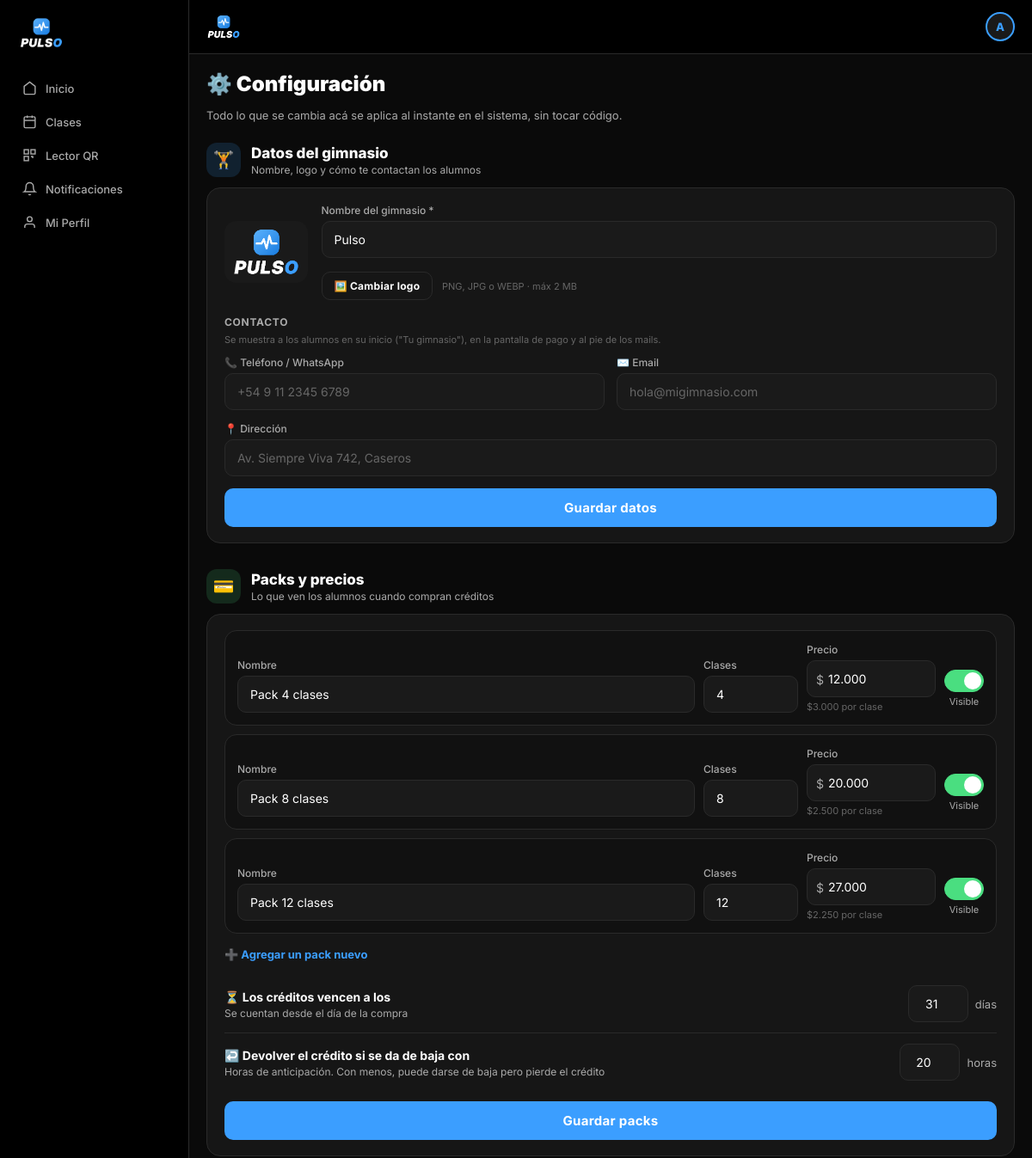
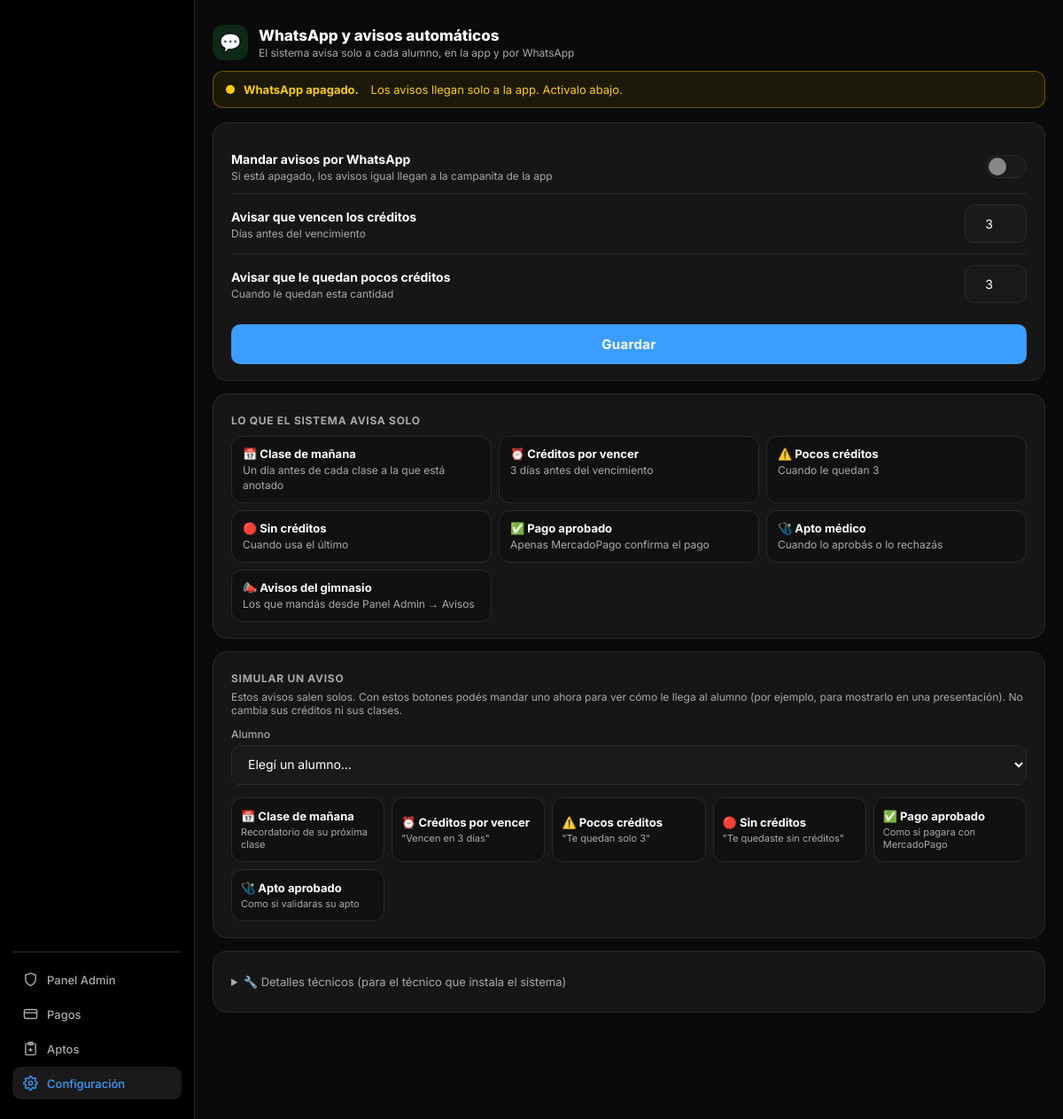
The app's page /admin_configuracion.php (signed in) with its own data (2 pictures, top to bottom).
### tables this page shows
CREATE TABLE IF NOT EXISTS configuracion (
  id int(11) NOT NULL DEFAULT 1,
  nombre_gimnasio varchar(100) NOT NULL DEFAULT 'Pulso',
  logo varchar(255) NOT NULL DEFAULT 'logo_pulso.png',
  email_contacto varchar(150) DEFAULT '',
  telefono varchar(30) DEFAULT '',
  direccion varchar(200) DEFAULT '',
  dias_vencimiento int(11) NOT NULL DEFAULT 31,
  whatsapp_activo tinyint(1) NOT NULL DEFAULT 0,
  dias_aviso_vencimiento int(11) NOT NULL DEFAULT 3,
  creditos_aviso int(11) NOT NULL DEFAULT 3,
  horas_cancelacion int(11) NOT NULL DEFAULT 20,
  PRIMARY KEY (id)
);

CREATE TABLE IF NOT EXISTS packs (
  id int(11) NOT NULL AUTO_INCREMENT,
  nombre varchar(60) NOT NULL,
  creditos int(11) NOT NULL,
  precio decimal(10,2) NOT NULL,
  activo tinyint(1) DEFAULT 1,
  PRIMARY KEY (id)
);

### config.php (called while the page is built, shortened)
<?php
function cfg($clave, $por_defecto = '')
{
    global $conex;
    static $datos = null;
    if ($datos === null) {
        $res = mysqli_query($conex, "SELECT * FROM configuracion WHERE id = 1");
        $datos = ($res && mysqli_num_rows($res) > 0) ? mysqli_fetch_assoc($res) : array();
    }
    return (isset($datos[$clave]) && $datos[$clave] !== '') ? $datos[$clave] : $por_defecto;
}
function gym_nombre() { return htmlspecialchars(cfg('nombre_gimnasio', 'Pulso')); }
function gym_logo()   { return htmlspecialchars(cfg('logo', 'logo_pulso.png')); }
function env_valor($clave)
{
    if (!empty($_ENV[$clave]))    return trim($_ENV[$clave]);
    static $env = null;
    return isset($env[$clave]) ? $env[$clave] : '';
}
require_once __DIR__ . '/notificar.php';

### auth.php (called while the page is built, shortened)
<?php
require_once __DIR__ . '/config.php';
function rol_actual()
{
    return isset($_SESSION['rol']) ? $_SESSION['rol'] : 'alumno';
}
function inicial_usuario_actual()
{
    return strtoupper(substr($_SESSION['usuario'], 0, 1));
}
?>

### notificar.php (called while the page is built, shortened)
<?php
function wa_proveedor()
{
    $p = strtolower(env_valor('WA_PROVEEDOR'));
    if (in_array($p, array('twilio', 'meta', 'greenapi'))) return $p;
    return env_valor('TWILIO_SID') !== '' ? 'twilio' : 'meta';
}
function wa_claves()
{
    switch (wa_proveedor()) {
        case 'greenapi': return array('GREEN_API_URL', 'GREEN_ID_INSTANCE', 'GREEN_API_TOKEN');
    }
}
function wa_claves_ok()
{
    return true;
}

### admin_configuracion.php (the view, shortened to what this page needs)
<?php
require_once 'auth.php';
$pagina_activa = 'config';
function v($c) { return htmlspecialchars(cfg($c)); }
$wa_activo  = cfg('whatsapp_activo', '0') == '1';
$wa_listo   = wa_claves_ok();
$packs      = mysqli_query($conex, "SELECT * FROM packs ORDER BY activo DESC, creditos");
?>
<!DOCTYPE html>
<html lang="es">
<head>
  <link rel="stylesheet" href="styles.css">
</head>
<body>
<?php include '_layout_nav.php'; ?>
<div class="page-body">
  <div class="page-title">⚙️ Configuración</div>
  <p style="color:var(--text2);font-size:13px;margin:-6px 0 24px">Todo lo que se cambia acá se aplica al instante en el sistema, sin tocar código.</p>
  <section class="cfg-sec" id="gym">
    <div class="cfg-head">
      <div class="cfg-ico" style="background:rgba(59,158,255,.15)">🏋️</div>
      <div><h2>Datos del gimnasio</h2><p>Nombre, logo y cómo te contactan los alumnos</p></div>
    </div>
    <form method="post" action="admin_configuracion.php#gym" enctype="multipart/form-data" class="card-tp">
      <div style="display:flex;align-items:center;gap:16px;margin-bottom:18px;flex-wrap:wrap">
        <img src="<?= gym_logo() ?>" alt="Logo" id="logo-prev" style="height:72px;width:auto;max-width:150px;object-fit:contain;background:var(--bg3);border-radius:14px;padding:8px">
        <div style="flex:1;min-width:200px">
          <div class="field" style="margin-bottom:6px">
            <label>Nombre del gimnasio *</label>
            <input type="text" name="nombre_gimnasio" value="<?= v('nombre_gimnasio') ?>" required>
          </div>
          <label class="btn btn-outline" style="display:inline-block;width:auto;padding:8px 14px;font-size:12px;cursor:pointer">
            🖼️ Cambiar logo <input type="file" name="logo" accept="image/png,image/jpeg,image/webp" style="display:none"
          </label>
          <span style="font-size:11px;color:var(--text3);margin-left:6px">PNG, JPG o WEBP · máx 2 MB</span>
        </div>
      </div>
      <div class="sub">Contacto</div>
      <p class="hint" style="margin-top:-4px">Se muestra a los alumnos en su inicio ("Tu gimnasio"), en la pantalla de pago y al pie de los mails.</p>
      <div class="grid2">
        <div class="field"><label>📞 Teléfono / WhatsApp</label><input type="tel" name="telefono" value="<?= v('telefono') ?>" placeholder="+54 9 11 2345 6789"></div>
        <div class="field"><label>✉️ Email</label><input type="email" name="email_contacto" value="<?= v('email_contacto') ?>" placeholder="hola@migimnasio.com"></div>
      </div>
      <div class="field"><label>📍 Dirección</label><input type="text" name="direccion" value="<?= v('direccion') ?>" placeholder="Av. Siempre Viva 742, Caseros"></div>
      <button class="btn btn-blue">Guardar datos</button>
    </form>
  </section>
  <section class="cfg-sec" id="packs">
    <div class="cfg-head">
      <div class="cfg-ico" style="background:rgba(74,222,128,.15)">💳</div>
      <div><h2>Packs y precios</h2><p>Lo que ven los alumnos cuando compran créditos</p></div>
    </div>
    <form method="post" action="admin_configuracion.php#packs" class="card-tp">
      <?php while ($pk = mysqli_fetch_assoc($packs)): $i = (int)$pk['id']; $xc = $pk['creditos'] > 0 ? $pk['precio'] / $pk['creditos'] : 0; ?>
      <div class="pack <?= $pk['activo'] ? '' : 'off' ?>">
        <div class="field nom"><label>Nombre</label><input type="text" name="pack[<?= $i ?>][nombre]" value="<?= htmlspecialchars($pk['nombre']) ?>"></div>
        <div class="field"><label>Clases</label><input type="number" name="pack[<?= $i ?>][creditos]" min="1" value="<?= (int)$pk['creditos'] ?>"></div>
        <div class="field">
          <label>Precio</label>
          <div class="peso"><input type="text" inputmode="numeric" name="pack[<?= $i ?>][precio]" value="<?= number_format($pk['precio'], 0, ',', '.') ?>"></div>
          <div class="xclase">$<?= number_format($xc, 0, ',', '.') ?> por clase</div>
        </div>
        <div class="act">
          <label class="switch"><input type="checkbox" name="pack[<?= $i ?>][activo]" <?= $pk['activo'] ? 'checked' : '' ?> onchange="this.closest('.pack').classList.toggle('off', !this.checked)"><span></span></label>
          <?= $pk['activo'] ? 'Visible' : 'Oculto' ?>
        </div>
      </div>
      <?php endwhile; ?>
      <details class="nuevo">
        <summary>➕ Agregar un pack nuevo</summary>
      </details>
      <div class="fila" style="margin-top:10px">
        <div><b>⏳ Los créditos vencen a los</b><small>Se cuentan desde el día de la compra</small></div>
        <div style="display:flex;align-items:center;gap:8px"><div class="field" style="margin:0"><input class="num" type="number" name="dias_vencimiento" min="1" max="365" value="<?= (int)cfg('dias_vencimiento', 31) ?>"></div><span style="color:var(--text2);font-size:13px">días</span></div>
      </div>
      <div class="fila">
        <div><b>↩️ Devolver el crédito si se da de baja con</b><small>Horas de anticipación. Con menos, puede darse de baja pero pierde el crédito</small></div>
        <div style="display:flex;align-items:center;gap:8px"><div class="field" style="margin:0"><input class="num" type="number" name="horas_cancelacion" min="0" max="168" value="<?= (int)cfg('horas_cancelacion', 20) ?>"></div><span style="color:var(--text2);font-size:13px">horas</span></div>
      </div>
      <button class="btn btn-blue" style="margin-top:12px">Guardar packs</button>
    </form>
  </section>
  <section class="cfg-sec" id="whatsapp">
    <div class="cfg-head">
      <div class="cfg-ico" style="background:rgba(37,211,102,.15)">💬</div>
      <div><h2>WhatsApp y avisos automáticos</h2><p>El sistema avisa solo a cada alumno, en la app y por WhatsApp</p></div>
    </div>
    <?php if ($wa_listo && $wa_activo): ?>
      <div class="estado" style="background:rgba(37,211,102,.1);border:1px solid rgba(37,211,102,.35);color:#25d366"><span class="dot" style="background:#25d366"></span><b>WhatsApp conectado y activado.</b>&nbsp;Los avisos salen solos.</div>
    <?php elseif ($wa_listo): ?>
      <div class="estado" style="background:rgba(250,204,21,.08);border:1px solid rgba(250,204,21,.35);color:#facc15"><span class="dot" style="background:#facc15"></span><b>WhatsApp apagado.</b>&nbsp;Los avisos llegan solo a la app. Activalo abajo.</div>
    <?php else: ?>
      <div class="estado" style="background:rgba(248,113,113,.08);border:1px solid rgba(248,113,113,.35);color:var(--red)"><span class="dot" style="background:var(--red)"></span><b>WhatsApp sin configurar.</b>&nbsp;Los avisos llegan solo a la app.</div>
    <?php endif; ?>
    <form method="post" action="admin_configuracion.php#whatsapp" class="card-tp" style="margin-bottom:14px">
      <div class="fila">
        <div><b>Mandar avisos por WhatsApp</b><small>Si está apagado, los avisos igual llegan a la campanita de la app</small></div>
        <label class="switch"><input type="checkbox" name="whatsapp_activo" <?= $wa_activo ? 'checked' : '' ?>><span></span></label>
      </div>
      <div class="fila">
        <div><b>Avisar que vencen los créditos</b><small>Días antes del vencimiento</small></div>
        <div class="field" style="margin:0"><input class="num" type="number" name="dias_aviso_vencimiento" min="1" max="15" value="<?= (int)cfg('dias_aviso_vencimiento', 3) ?>"></div>
      </div>
      <div class="fila">
        <div><b>Avisar que le quedan pocos créditos</b><small>Cuando le quedan esta cantidad</small></div>
        <div class="field" style="margin:0"><input class="num" type="number" name="creditos_aviso" min="0" max="20" value="<?= (int)cfg('creditos_aviso', 3) ?>"></div>
      </div>
      <button class="btn btn-blue" style="margin-top:12px">Guardar</button>
    </form>
    <div class="card-tp" style="margin-bottom:14px">
      <div class="sub">Lo que el sistema avisa solo</div>
      <div class="auto">
        <div><b>📅 Clase de mañana</b>Un día antes de cada clase a la que está anotado</div>
        <div><b>⏰ Créditos por vencer</b><?= (int)cfg('dias_aviso_vencimiento', 3) ?> días antes del vencimiento</div>
        <div><b>⚠️ Pocos créditos</b>Cuando le quedan <?= (int)cfg('creditos_aviso', 3) ?></div>
        <div><b>🔴 Sin créditos</b>Cuando usa el último</div>
        <div><b>✅ Pago aprobado</b>Apenas MercadoPago confirma el pago</div>
        <div><b>🩺 Apto médico</b>Cuando lo aprobás o lo rechazás</div>
        <div><b>📣 Avisos del gimnasio</b>Los que mandás desde Panel Admin → Avisos</div>
      </div>
    </div>
    <form method="post" action="admin_configuracion.php#whatsapp" class="card-tp" style="margin-bottom:14px">
      <div class="sub">Simular un aviso</div>
      <p style="font-size:12px;color:var(--text2);margin:-4px 0 12px">Estos avisos salen solos. Con estos botones podés mandar uno ahora para ver cómo le llega al alumno (por ejemplo, para mostrarlo en una presentación). No cambia sus créditos ni sus clases.</p>
      <div class="field">
        <label>Alumno</label>
        <select name="alumno_id" required>
          <option value="">Elegí un alumno…</option>
        </select>
      </div>
      <div class="sim">
        <button name="tipo" value="clase">📅 Clase de mañana<small>Recordatorio de su próxima clase</small></button>
        <button name="tipo" value="vencimiento">⏰ Créditos por vencer<small>"Vencen en <?= (int)cfg('dias_aviso_vencimiento', 3) ?> días"</small></button>
        <button name="tipo" value="pocos">⚠️ Pocos créditos<small>"Te quedan solo <?= (int)cfg('creditos_aviso', 3) ?>"</small></button>
        <button name="tipo" value="sin">🔴 Sin créditos<small>"Te quedaste sin créditos"</small></button>
        <button name="tipo" value="pago">✅ Pago aprobado<small>Como si pagara con MercadoPago</small></button>
        <button name="tipo" value="apto">🩺 Apto aprobado<small>Como si validaras su apto</small></button>
      </div>
    </form>
    <div class="card-tp">
      <details class="tec">
        <summary>🔧 Detalles técnicos (para el técnico que instala el sistema)</summary>
      </details>
    </div>
  </section>
</div>
<?php include '_layout_nav_close.php'; ?>
</body>
</html>

### _layout_nav.php (shortened to what this page needs)
<?php
$inicial = inicial_usuario_actual();
$es_admin = (rol_actual() === 'administrador');
$qr_link = $es_admin ? 'admin_escanear_qr.php' : 'qr.php';
?>
<div class="app-layout">
<aside class="sidebar">
  <div class="sidebar-logo">
    <img src="<?= gym_logo() ?>" alt="<?= gym_nombre() ?>" style="height:36px;width:auto;object-fit:contain;display:block">
  </div>
  <a href="acceso_alumno.php" class="sidebar-item <?= ($pagina_activa==='home') ? 'active':'' ?>">
    <svg viewBox="0 0 24 24" fill="none" stroke="currentColor" stroke-width="2"><path d="M3 9l9-7 9 7v11a2 2 0 01-2 2H5a2 2 0 01-2-2z"/></svg> Inicio
  </a>
  <a href="clases.php" class="sidebar-item <?= ($pagina_activa==='clases') ? 'active':'' ?>">
    <svg viewBox="0 0 24 24" fill="none" stroke="currentColor" stroke-width="2"><rect x="3" y="4" width="18" height="18" rx="2"/><line x1="16" y1="2" x2="16" y2="6"/><line x1="8" y1="2" x2="8" y2="6"/><line x1="3" y1="10" x2="21" y2="10"/></svg> Clases
  </a>
  <a href="<?= $qr_link ?>" class="sidebar-item <?= ($pagina_activa==='qr') ? 'active':'' ?>">
    <svg viewBox="0 0 24 24" fill="none" stroke="currentColor" stroke-width="2"><rect x="3" y="3" width="7" height="7"/><rect x="14" y="3" width="7" height="7"/><rect x="3" y="14" width="7" height="7"/><path d="M14 14h3v3M18 14v.01M14 18h.01M18 18h.01"/></svg>
    <?= $es_admin ? 'Lector QR' : 'Mi QR' ?>
  </a>
  <a href="notificaciones.php" class="sidebar-item <?= ($pagina_activa==='notif') ? 'active':'' ?>">
    <svg viewBox="0 0 24 24" fill="none" stroke="currentColor" stroke-width="2"><path d="M18 8A6 6 0 006 8c0 7-3 9-3 9h18s-3-2-3-9"/><path d="M13.73 21a2 2 0 01-3.46 0"/></svg> Notificaciones
  </a>
  <a href="perfil.php" class="sidebar-item <?= ($pagina_activa==='perfil') ? 'active':'' ?>">
    <svg viewBox="0 0 24 24" fill="none" stroke="currentColor" stroke-width="2"><path d="M20 21v-2a4 4 0 00-4-4H8a4 4 0 00-4 4v2"/><circle cx="12" cy="7" r="4"/></svg> Mi Perfil
  </a>
  <?php if ($es_admin): ?>
  <div class="sidebar-footer">
    <a href="acceso_administrador.php" class="sidebar-item <?= ($pagina_activa==='admin') ? 'active':'' ?>">
      <svg viewBox="0 0 24 24" fill="none" stroke="currentColor" stroke-width="2"><path d="M12 22s8-4 8-10V5l-8-3-8 3v7c0 6 8 10 8 10z"/></svg> Panel Admin
    </a>
    <a href="admin_pagos.php" class="sidebar-item <?= ($pagina_activa==='pagos') ? 'active':'' ?>">
      <svg viewBox="0 0 24 24" fill="none" stroke="currentColor" stroke-width="2"><rect x="2" y="5" width="20" height="14" rx="2"/><line x1="2" y1="10" x2="22" y2="10"/></svg> Pagos
    </a>
    <a href="admin_aptos.php" class="sidebar-item <?= ($pagina_activa==='aptos') ? 'active':'' ?>">
      <svg viewBox="0 0 24 24" fill="none" stroke="currentColor" stroke-width="2"><path d="M9 2h6v4H9z"/><rect x="4" y="4" width="16" height="18" rx="2"/><path d="M12 11v6M9 14h6"/></svg> Aptos
    </a>
    <a href="admin_configuracion.php" class="sidebar-item <?= ($pagina_activa==='config') ? 'active':'' ?>">
      Configuración
    </a>
  </div>
  <?php endif; ?>
</aside>
<div class="main-content">
<header class="app-header">
  <img src="<?= gym_logo() ?>" alt="<?= gym_nombre() ?>" style="height:28px;width:auto;object-fit:contain">
  <a href="perfil.php" class="avatar-sm"><?= htmlspecialchars($inicial) ?></a>
</header>

### records on screen
configuracion: logo (picture), nombre_gimnasio "Pulso", dias_vencimiento "31", horas_cancelacion "20", dias_aviso_vencimiento "3", creditos_aviso "3"
packs: nombre "Pack 4 clases", creditos "4", precio "12.000", xc "3.000", activo "Visible"
packs: nombre "Pack 8 clases", creditos "8", precio "20.000", xc "2.500", activo "Visible"
packs: nombre "Pack 12 clases", creditos "12", precio "27.000", xc "2.250", activo "Visible"

### other values on screen
$inicial "A"
